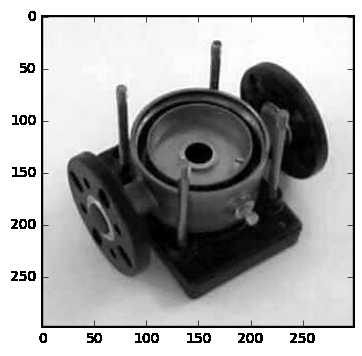
#> input picture wheel.png, 362 x 356 px
$ jupyter execute 'Edge Detection, verified with numpy as I go .ipynb'   (shell and % lines are left out)   (older library calls are emulated)
#> lines starting #> are read from the running program, lines starting #| are printed output that depends on the picture
[cell 1]
import numpy as np
import cv2
import matplotlib.pyplot as plt
from scipy import signal

input_image = cv2.imread('wheel.png', cv2.IMREAD_GRAYSCALE)
#> input_image is the input picture: shape (356, 362); min 0, max 255, mean 168.5

[cell 2]
input_image.shape
#> Out = (356, 362)

[cell 3]
y_crop, x_crop = 45, 33
crop_img = input_image[0 + x_crop: 356 - x_crop, 0 + y_crop: 362 - y_crop]
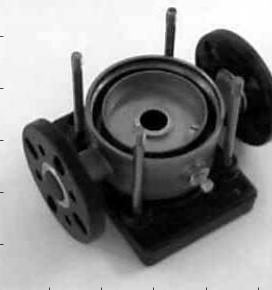
#> crop_img: shape (290, 272); min 0, max 255, mean 133.4

plt.imshow(crop_img, cmap='gray')

# Edge detection with sobel operator

[cell 4]
ddepth = cv2.CV_64F
dx = 1
dy = 0
sobelx = cv2.Sobel(crop_img, ddepth, dx, dy)
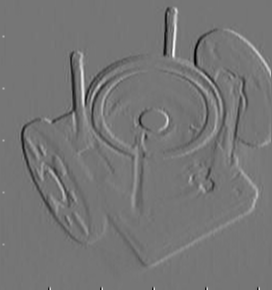
#> sobelx: shape (290, 272) float64; min -699, max 808, mean -1.3; drawn with min black and max white

plt.imshow(sobelx, cmap='gray')

[cell 5]
sobelx = cv2.Sobel(crop_img, cv2.CV_64F, 1, 0)
sobely = cv2.Sobel(crop_img, cv2.CV_64F, 0, 1)
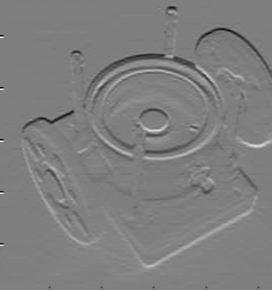
#> sobely: shape (290, 272) float64; min -688, max 688, mean -1; drawn with min black and max white

sobel = cv2.sqrt(cv2.addWeighted(cv2.pow(sobelx, 2.0), 1.0, cv2.pow(sobely, 2.0), 1.0, 0.0))
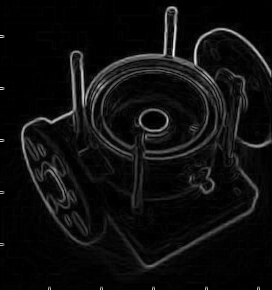
#> sobel: shape (290, 272) float64; min 0, max 810.5, mean 46.8; drawn with min black and max white

[cell 6]
plt.figure(figsize=(6, 6));
plt.subplot(2, 2, 1); plt.title('Input image'); plt.axis('off');
plt.imshow(input_image, cmap='gray');
plt.subplot(2, 2, 2); plt.title('Sobel x operation'); plt.axis('off');
plt.imshow(cv2.absdiff(sobelx, 0.0), cmap='gray')
plt.subplot(2, 2, 3); plt.title('Sobel y operation'); plt.axis('off');
plt.imshow(cv2.absdiff(sobely, 0.0), cmap='gray');
plt.subplot(2, 2, 4); plt.title('Sobel intensity'); plt.axis('off');
plt.imshow(sobel, cmap='gray');
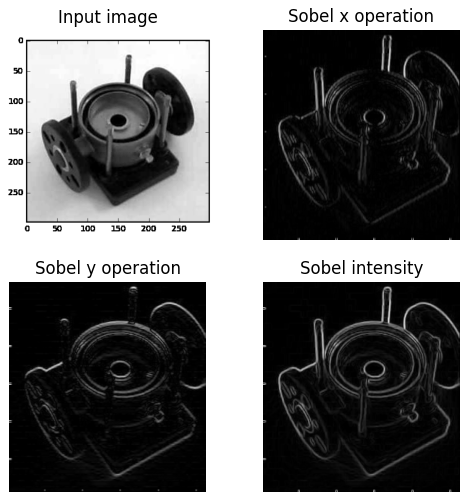
#> figure drawn by matplotlib, 4 panels

Math of the Sobel operator from [https://en.wikipedia.org/wiki/Sobel_operator]

[cell 7]
G_x = np.array([[1], [2], [1]]).dot(np.array([[1, 0, -1]]))
G_y = np.rot90(G_x, -1)

[cell 8]
conv_x = signal.convolve2d(crop_img, G_x, 'valid')
conv_y = signal.convolve2d(crop_img, G_y, 'valid')

[cell 9]
plt.imshow(conv_x, cmap='gray');

[cell 10]
plt.imshow(conv_y, cmap='gray');

Gradient magnitude given by:

[cell 11]
plt.imshow(np.sqrt(conv_x**2 + conv_y**2), cmap='gray')
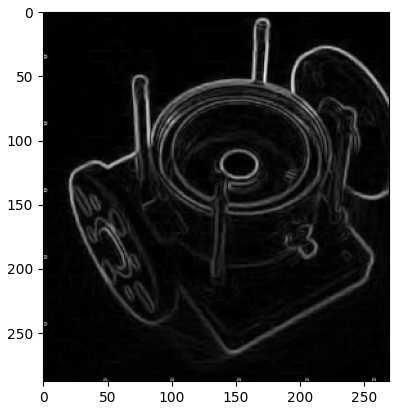
#> figure drawn by matplotlib, 1 panel
